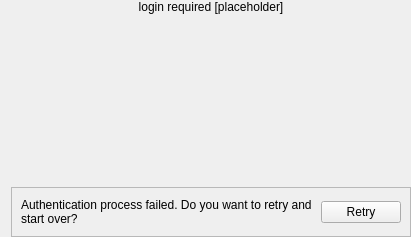
<?xml version="1.0" encoding="UTF-8"?>
<ui version="4.0">
 <class>OAuthLoginRequiredWidget</class>
 <widget class="QWidget" name="OAuthLoginRequiredWidget">
  <property name="geometry">
   <rect>
    <x>0</x>
    <y>0</y>
    <width>409</width>
    <height>237</height>
   </rect>
  </property>
  <property name="windowTitle">
   <string>OAuthLoginRequiredWidget</string>
  </property>
  <layout class="QVBoxLayout" name="verticalLayout" stretch="1,0">
   <property name="topMargin">
    <number>0</number>
   </property>
   <property name="rightMargin">
    <number>0</number>
   </property>
   <property name="bottomMargin">
    <number>0</number>
   </property>
   <item>
    <widget class="QLabel" name="loginRequiredLabel">
     <property name="text">
      <string notr="true">login required [placeholder]</string>
     </property>
     <property name="alignment">
      <set>Qt::AlignHCenter|Qt::AlignTop</set>
     </property>
     <property name="wordWrap">
      <bool>true</bool>
     </property>
    </widget>
   </item>
   <item>
    <widget class="QFrame" name="errorFrame">
     <property name="minimumSize">
      <size>
       <width>400</width>
       <height>50</height>
      </size>
     </property>
     <property name="frameShape">
      <enum>QFrame::StyledPanel</enum>
     </property>
     <property name="frameShadow">
      <enum>QFrame::Raised</enum>
     </property>
     <layout class="QHBoxLayout" name="horizontalLayout" stretch="1,0">
      <item>
       <widget class="QLabel" name="errorLabel">
        <property name="minimumSize">
         <size>
          <width>0</width>
          <height>0</height>
         </size>
        </property>
        <property name="text">
         <string notr="true">Authentication process failed. Do you want to retry and start over?</string>
        </property>
        <property name="wordWrap">
         <bool>true</bool>
        </property>
       </widget>
      </item>
      <item>
       <widget class="QPushButton" name="retryButton">
        <property name="text">
         <string>Retry</string>
        </property>
       </widget>
      </item>
     </layout>
    </widget>
   </item>
  </layout>
 </widget>
 <resources>
  <include location="../../resources/client.qrc"/>
 </resources>
 <connections/>
</ui>
